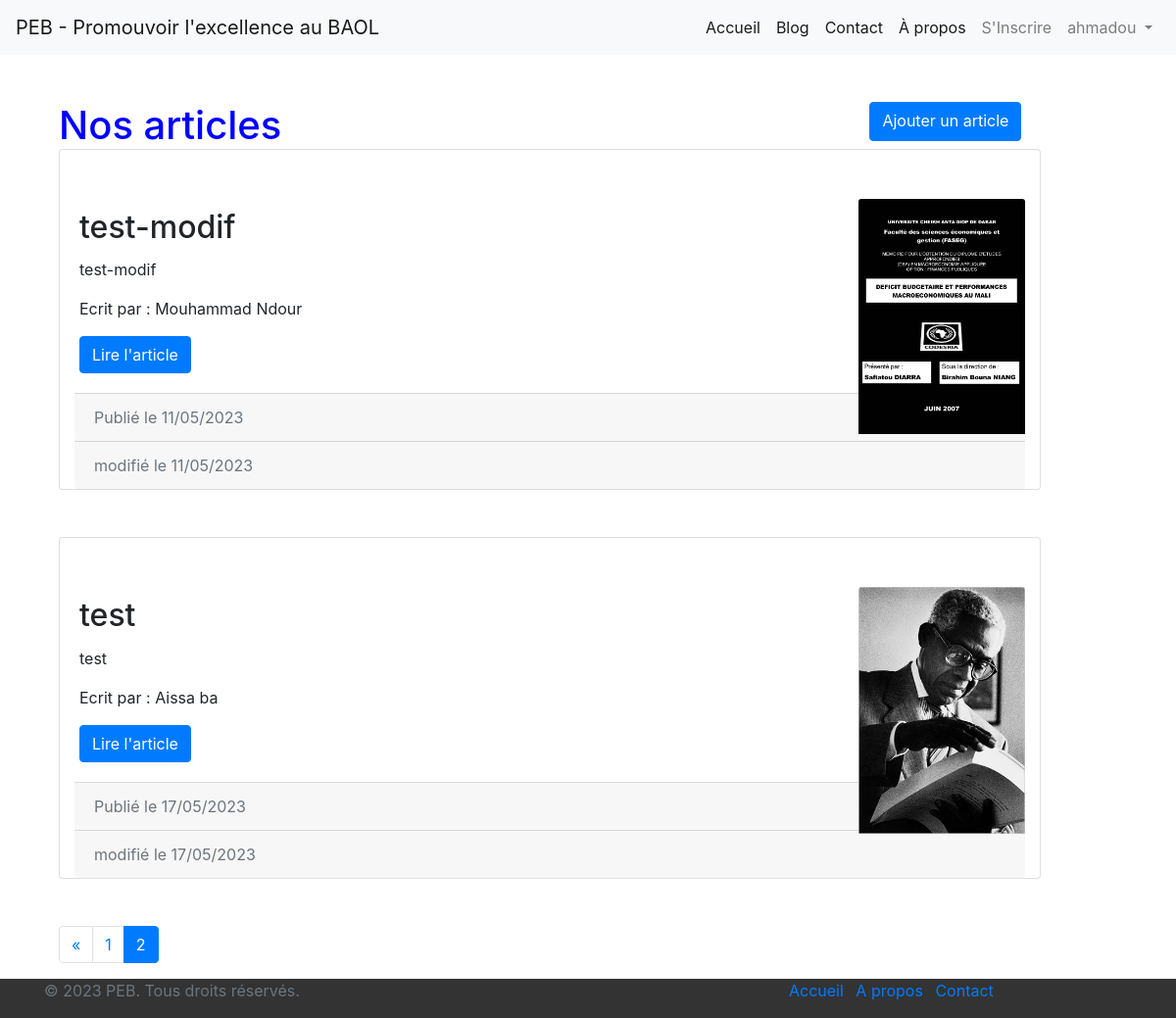
/articles/?page=2 (signed in), run on the app's committed database.
### blog_peb/models.py (models this page shows)
class Article(models.Model):
    titre = models.CharField(max_length=200)
    resume = models.TextField()
    miniature = models.ImageField()
    contenu = models.TextField()
    auteur = models.CharField(max_length=100)
    date_creation = models.DateTimeField(auto_now_add=True)
    date_mise_a_jour = models.DateTimeField(auto_now=True)

### blog_peb/views.py (the view)
# urls.py: path('articles/', blog, name='blog'),
def blog(request):
    articles_list = Article.objects.all().order_by('date_creation')
    paginator = Paginator(articles_list, 5) # 5 articles par page
    page = request.GET.get('page')
    articles = paginator.get_page(page)
    return render(request, 'blog.html', {'articles': articles})

### blog_peb/templates/blog.html (shortened to what this page needs)
{% extends 'base.html' %}
{% block content %}
<div  class="container mt-6">
  <div style="display:flex; height: 40px;" class="mb-2">
    <h1 class="mb-4">Nos articles</h1>
    <a style="margin-left: 600px;"  href=" {% url 'create_article' %}" class="btn btn-primary">Ajouter un article</a>
  </div>
  {% for article in articles %}
  <div style="display:table;" class="card mb-5">
<div style="height: 150px; width: 200px; margin-left: 800px; margin-top: 50px; " class="container">
    {% if article.miniature %}
    <img src="{{ article.miniature.url }}" class="card-img-top" alt="{{ article.titre }}">
    {% else %}
    <p>No miniature available</p>
    {% endif %}
  </div>
    <div style="width:700px;margin-top:-160px;" class="card-body">
      <h2 class="card-title">{{ article.titre }}</h2>
      <p  class="card-text">{{ article.resume }}</p>
      <p>Ecrit par : {{ article.auteur}}</p>
      <a href="{% url 'detail_article' id=article.id %}" class="btn btn-primary">Lire l'article</a>
    </div>
    <div class="container">
    <div class="card-footer text-muted">
      Publié le {{ article.date_creation|date:'d/m/Y' }}
    </div>
    <div class="card-footer text-muted">
        modifié le {{ article.date_mise_a_jour|date:'d/m/Y' }}
    </div>
  </div>
  </div>
  {% empty %}
  <p>Aucun article pour le moment.</p>
  {% endfor %}
  {% if articles.has_other_pages %}
  <nav aria-label="Page navigation">
    <ul class="pagination">
      {% if articles.has_previous %}
      <li class="page-item"><a class="page-link" href="?page={{ articles.previous_page_number }}">&laquo;</a></li>
      {% endif %}
      {% for num in articles.paginator.page_range %}
      {% if articles.number == num %}
      <li class="page-item active"><a class="page-link" href="#">{{ num }}</a></li>
      {% elif num > articles.number|add:'-3' and num < articles.number|add:'3' %}
      <li class="page-item"><a class="page-link" href="?page={{ num }}">{{ num }}</a></li>
      {% endif %}
      {% endfor %}
    </ul>
  </nav>
  {% endif %}
</div>
{% endblock %}

### blog_peb/templates/base.html (shortened to what this page needs)
{% load static %}
<!DOCTYPE html>
<html lang="en">
<head>
    <link rel="stylesheet" href="{% static "css/base.css" %}">
    <link rel="stylesheet" href="https://stackpath.bootstrapcdn.com/bootstrap/4.3.1/css/bootstrap.min.css">
</head>
<body>
  <nav class="navbar navbar-expand-lg navbar-light bg-light">
    <a class="navbar-brand" href="{% url 'accueil' %}">PEB - Promouvoir l'excellence au BAOL</a>
    <div class="collapse navbar-collapse" id="navbarNav">
      <ul class="navbar-nav ml-auto" >
        <li class="nav-item active">
          <a class="nav-link" href="{% url 'accueil' %}">Accueil</a>
        </li>
       <li class="nav-item active" >
          <a class="nav-link" href="{% url 'blog' %}">Blog</a>
        </li>
        <li class="nav-item active" >
          <a class="nav-link" href="{% url 'contact' %}">Contact</a>
        </li>
        <li class="nav-item active">
          <a class="nav-link" href="{% url 'about' %}">À propos</a>
        </li>
        <li class="nav-item"><a class="nav-link" href="{%url 'register_view' %}">S'Inscrire</a></li>
        {% if request.user.is_authenticated %}
        <li style="margin-left: 0 px;" class="nav-item dropdown">
          <a
            class="nav-link dropdown-toggle"
            href="#"
            role="button"
            data-toggle="dropdown"
            aria-expanded="false"
          >
          {% if user.is_authenticated %}
          {{ user.username }}
          {% endif %}
          </a>
        </li>
          {% else %}
          <li class="nav-item"><a href="{% url 'login_view' %}" class="nav-link">Connexion</a></li>
        {% endif %}
      </ul>
    </div>
  </nav>
  <div class="container mt-5">
      {% block content %}{% endblock %}
  </div>
  <footer class="footer">
    <div class="container">
      <div class="row">
        <div class="col-lg-8">
          <p class="text-muted">© 2023 PEB. Tous droits réservés.</p>
        </div>
        <div class="col-lg-4">
          <ul class="list-inline mb-0">
            <li class="list-inline-item"><a href="{% url 'accueil' %}">Accueil</a></li>
            <li class="list-inline-item"><a href="{% url 'about' %}">A propos</a></li>
            <li class="list-inline-item"><a href="{% url 'contact' %}">Contact</a></li>
          </ul>
        </div>
      </div>
    </div>
  </footer>
</body>
</html>

### blog_peb/static/css/base.css (style rules this page uses)
.footer { background-color: #333; }
h1, h3 { color: blue; }
body { font-family: 'Open Sans', sans-serif; }

### data on the page
Article: miniature (picture), titre "test-modif", resume "test-modif", auteur "Mouhammad Ndour", date_creation "11/05/2023", date_mise_a_jour "11/05/2023"
Article: miniature (picture), titre "test", resume "test", auteur "Aissa ba", date_creation "17/05/2023", date_mise_a_jour "17/05/2023"

### other printed values
{{ user.username }} "ahmadou"
{{ num }} "1"
{{ num }} "2"
